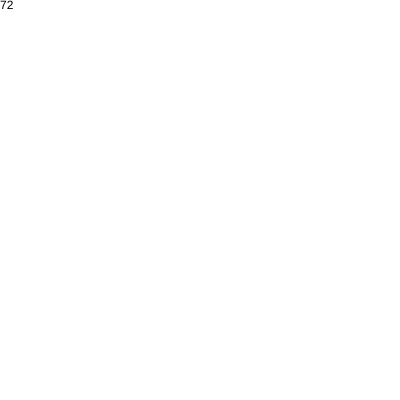
Frame 1 (no input)
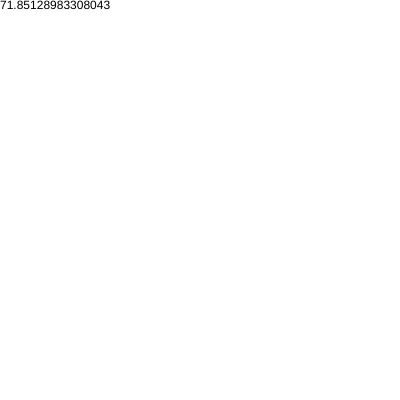
Frame 60 (no input)
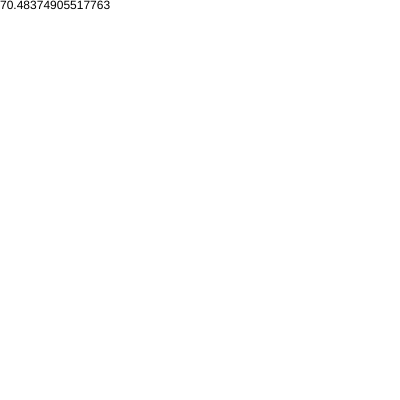
Frame 120 (the mouse pressed at the canvas centre since frame 60)

The p5.js sketch that drew these frames (run headless with seeded random() and noise() and a simulated clock; from frame 60 on, the mouse is pressed at the canvas centre):

// p5.js sketch
// ── sketch.js

function door(){
  this.open =  false
  this.prize = false
  this.choosen = false
}


let winA = 0, lossA = 0, winB = 0, lossB = 0;

let doors = [new door(), new door(), new door()];

var setup = function () {
  createCanvas(400, 400);
};

function fillWithPrize(){
  doors = [new door(), new door(), new door()];
  let prize = floor(random(0, 3));
  doors[prize].prize = true;
}

function makeAGuess(){
  let guess = floor(random(0, 3));
  doors[guess].choosen = true;
}

function openDoor(){
    while(true){
      let door = floor(random(0, 3));
      if(!doors[door].choosen && !doors[door].prize){
        doors[door].open = true;
        break
      }
    }
}

function change(){
  if(doors[0].choosen){
    doors[0].choosen = false;
    if(doors[1].open){
      doors[2].choosen = true;
    }else{
      doors[1].choosen = true;
    }
  }else if(doors[1].choosen){
    doors[1].choosen = false;
    if(doors[0].open){
      doors[2].choosen = true;
    }else{
      doors[0].choosen = true;
    }
  }else if(doors[2].choosen){
    doors[0].choosen = false;
    if(doors[1].open){
      doors[0].choosen = true;
    }else{
      doors[1].choosen = true;
    }
  }
}

function checkWinA(){
  for(let i = 0; i < 3; i++){
    if(doors[i].choosen == doors[i].prize && doors[i].prize == true){
      winA++;
      return;
    }
  }
  lossA++;
}
function checkWinB(){
  for(let i = 0; i < 3; i++){
    if(doors[i].choosen == doors[i].prize && doors[i].prize == true){
      winB++;
      return;
    }
  }
  lossB++;
}

var draw = function () {
  background(255)
  for(let i = 0; i < 20; i++){
    fillWithPrize();
    makeAGuess();
    openDoor();
    checkWinA();
    change();
    checkWinB();
  }

  let a = (winB * 100 / (winB+winA));
  text(a, 0, 0, 400, 40)
};
